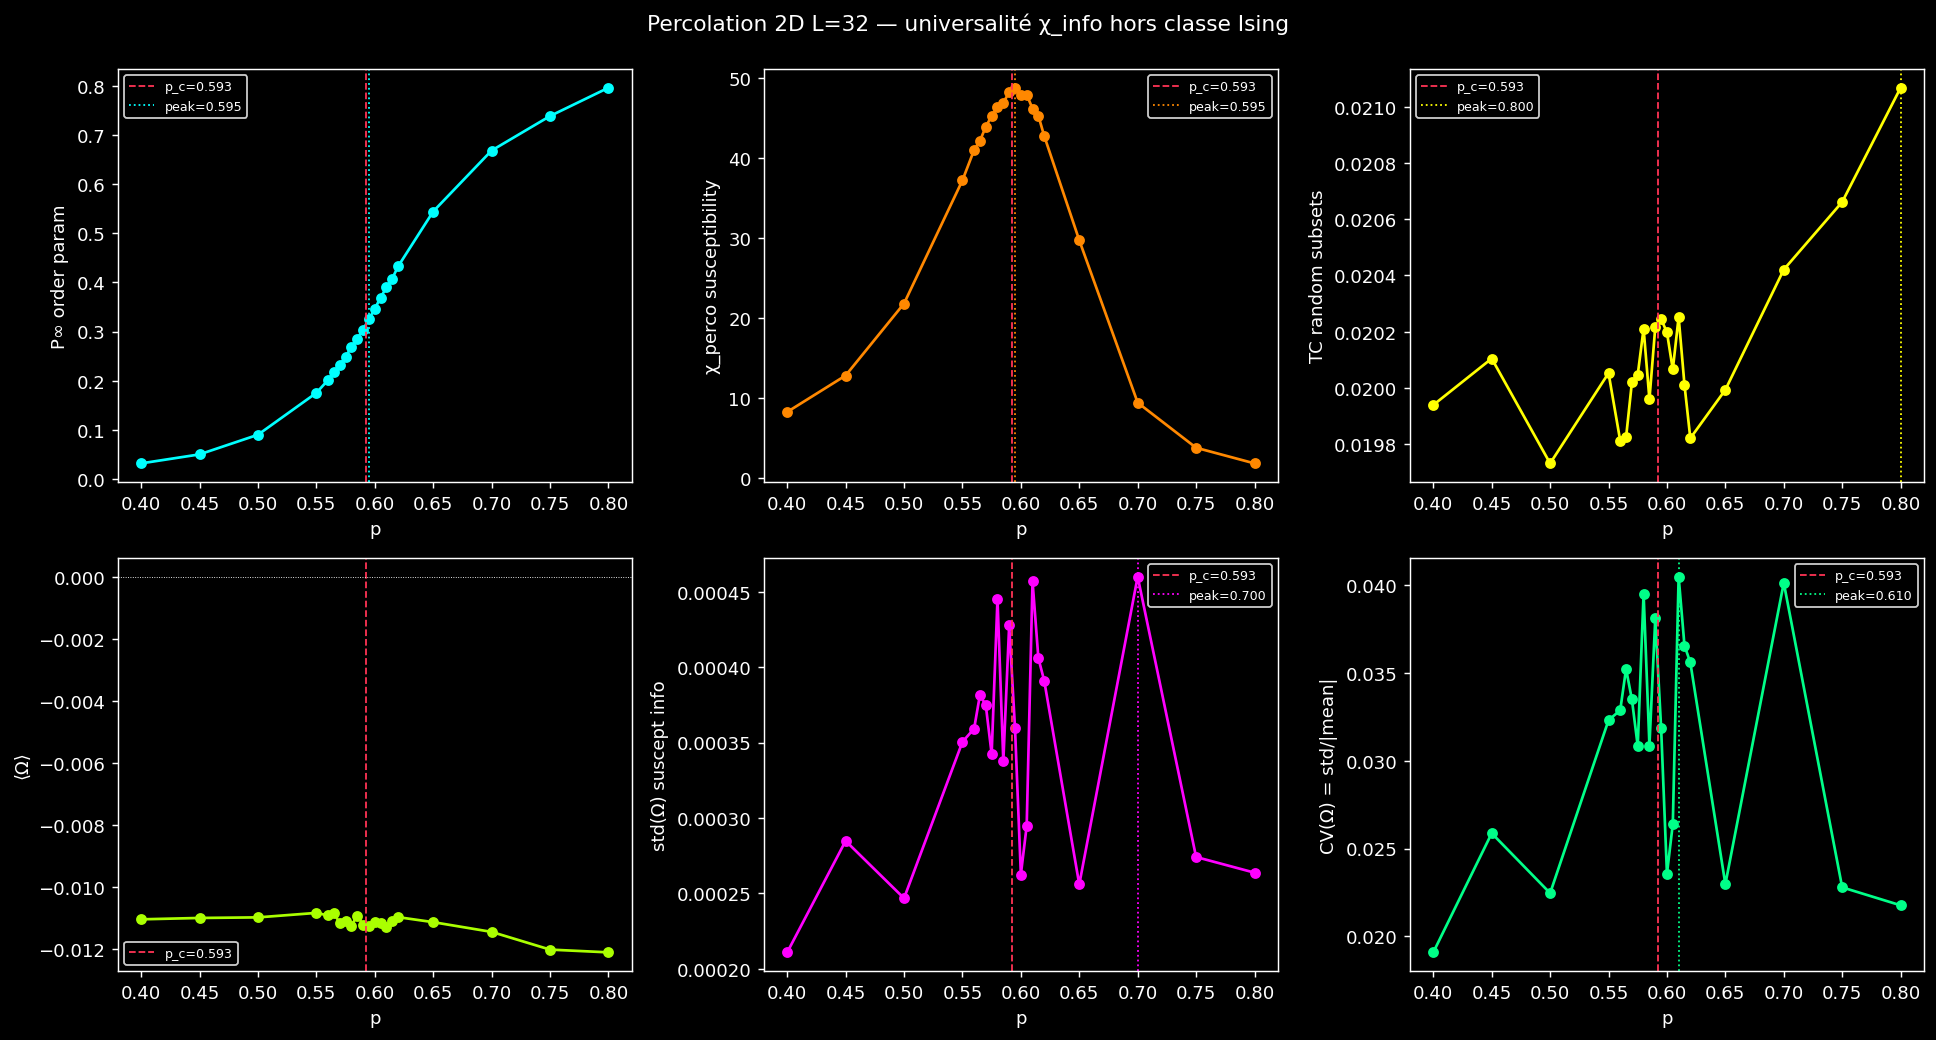

The script that saved this image:
"""Task #13 — Percolation 2D : test universalité χ_info hors classe Ising.

Site percolation L×L, sweep p ∈ [0.4, 0.8] autour p_c=0.5927.
Mesures par valeur de p :
  - P_∞ (taille plus grand cluster / N) = order parameter
  - χ_perco (moments tailles clusters finis) = susceptibilité géométrique
  - Ω et TC sur subsets aléatoires
  - mean(Ω), std(Ω), CV(Ω) sur n_real réalisations indépendantes

Question : CV(Ω) pique-t-il à p_c=0.5927 (classe random cluster), comme à
Tc Ising (classe conforme), K_c RBN (dynamique discrète) et K_c Kuramoto 2D
(synchronisation) ?

Si OUI → χ_info universel transversal aux classes universalité.
Si NON → spécifique aux classes thermodynamiques / dynamiques.
"""
import sys
import os
import json
import time
import numpy as np
import matplotlib.pyplot as plt

sys.path.insert(0, os.path.dirname(os.path.dirname(os.path.abspath(__file__))))

from systems.percolation import sample_ensemble, cluster_stats
from xi.interaction import o_information, total_correlation


def random_subset_omega(ensemble, subset_size=4, n_subsets=400, rng=None):
    """ensemble (n_samples, L, L). Tire subsets sur grille aplatie."""
    if rng is None:
        rng = np.random.default_rng(0)
    n_s, L, _ = ensemble.shape
    flat = ensemble.reshape(n_s, L * L)
    tcs, oms = [], []
    for _ in range(n_subsets):
        idx = rng.choice(L * L, size=subset_size, replace=False)
        sub = flat[:, idx].astype(np.int8)
        tcs.append(total_correlation(sub))
        oms.append(o_information(sub))
    return np.mean(tcs), np.mean(oms)


def run(
    L=32,
    p_values=None,
    n_real=12,
    n_samples_per_real=400,
    subset_size=4,
    n_subsets=400,
    seed0=11,
    outdir=None,
):
    if outdir is None:
        outdir = os.path.dirname(os.path.abspath(__file__))
    if p_values is None:
        p_values = np.concatenate([
            np.linspace(0.40, 0.55, 4),
            np.linspace(0.56, 0.62, 13),  # zoom autour p_c
            np.linspace(0.65, 0.80, 4),
        ])
    p_c = 0.5927  # site percolation 2D
    n_p = len(p_values)
    rng_master = np.random.default_rng(seed0)

    print(f"Percolation 2D L={L} | {n_p} p values | p_c={p_c:.4f}")
    print(f"n_real={n_real} | n_samples/real={n_samples_per_real}\n")

    P_inf = np.zeros(n_p)
    chi_perco = np.zeros(n_p)
    om_mean = np.zeros(n_p)
    om_std = np.zeros(n_p)
    tc_mean = np.zeros(n_p)

    t0 = time.time()
    for i, p in enumerate(p_values):
        Pinf_list, chip_list, om_list, tc_list = [], [], [], []
        for r in range(n_real):
            seed = int(rng_master.integers(0, 2**31))
            ens = sample_ensemble(L, p, n_samples_per_real, seed=seed)
            # P_inf et χ moyennés sur snapshots
            Pinfs, chis = [], []
            for snap in ens:
                _, _, Pinf, chi = cluster_stats(snap)
                Pinfs.append(Pinf)
                chis.append(chi)
            Pinf_list.append(np.mean(Pinfs))
            chip_list.append(np.mean(chis))
            tc, om = random_subset_omega(ens, subset_size=subset_size,
                                          n_subsets=n_subsets,
                                          rng=np.random.default_rng(seed + 7))
            om_list.append(om)
            tc_list.append(tc)
        P_inf[i] = np.mean(Pinf_list)
        chi_perco[i] = np.mean(chip_list)
        om_mean[i] = np.mean(om_list)
        om_std[i] = np.std(om_list)
        tc_mean[i] = np.mean(tc_list)
        print(f"  p={p:.4f}  P∞={P_inf[i]:.3f}  χ_perco={chi_perco[i]:.2f}  "
              f"⟨Ω⟩={om_mean[i]:+.4f}  std(Ω)={om_std[i]:.4f}  TC={tc_mean[i]:.4f}")
    print(f"sim {time.time()-t0:.1f}s")

    cv_omega = om_std / (np.abs(om_mean) + 1e-9)

    peak_chi = p_values[np.argmax(chi_perco)]
    peak_tc = p_values[np.argmax(tc_mean)]
    peak_ostd = p_values[np.argmax(om_std)]
    peak_cv = p_values[np.argmax(cv_omega)]

    print()
    print(f"p_c analytique  = {p_c:.4f}")
    print(f"peak χ_perco    = {peak_chi:.4f}  (Δ={peak_chi-p_c:+.4f})")
    print(f"peak TC         = {peak_tc:.4f}  (Δ={peak_tc-p_c:+.4f})")
    print(f"peak std(Ω)     = {peak_ostd:.4f}  (Δ={peak_ostd-p_c:+.4f})")
    print(f"peak CV(Ω)      = {peak_cv:.4f}  (Δ={peak_cv-p_c:+.4f})")

    best = min([
        ("χ_perco", abs(peak_chi - p_c)),
        ("TC", abs(peak_tc - p_c)),
        ("std(Ω)", abs(peak_ostd - p_c)),
        ("CV(Ω)", abs(peak_cv - p_c)),
    ], key=lambda x: x[1])
    print(f"\nMeilleur localisateur p_c : {best[0]} (Δ={best[1]:.4f})")
    universal = abs(peak_cv - p_c) < 0.03
    print(f"χ_info universel sur percolation : "
          f"{'✓ CV(Ω) localise p_c' if universal else '✗ CV(Ω) raté'}")

    # Plot
    fig, axes = plt.subplots(2, 3, figsize=(15, 8))
    panels = [
        ("P∞ order param", P_inf, "cyan", peak_chi, "χ_perco"),
        ("χ_perco susceptibility", chi_perco, "#ff8800", peak_chi, "χ_perco"),
        ("TC random subsets", tc_mean, "yellow", peak_tc, "TC"),
        ("⟨Ω⟩", om_mean, "#aaff00", None, None),
        ("std(Ω) suscept info", om_std, "magenta", peak_ostd, "std(Ω)"),
        ("CV(Ω) = std/|mean|", cv_omega, "#00ff88", peak_cv, "CV(Ω)"),
    ]
    for ax, (lab, vec, col, pk, pk_lab) in zip(axes.flat, panels):
        ax.plot(p_values, vec, "o-", color=col, lw=1.5, ms=5)
        ax.axvline(p_c, color="#ff3355", ls="--", lw=1, label=f"p_c={p_c:.3f}")
        if pk is not None:
            ax.axvline(pk, color=col, ls=":", lw=1, label=f"peak={pk:.3f}")
        if "⟨Ω⟩" in lab:
            ax.axhline(0, color="white", ls=":", lw=0.5)
        ax.set_xlabel("p", color="white")
        ax.set_ylabel(lab, color="white")
        ax.legend(facecolor="black", labelcolor="white", edgecolor="white", fontsize=7)
        ax.set_facecolor("black")
        ax.tick_params(colors="white")
        for sp in ax.spines.values():
            sp.set_color("white")

    fig.patch.set_facecolor("black")
    fig.suptitle(f"Percolation 2D L={L} — universalité χ_info hors classe Ising",
                 color="white", y=0.995)
    plt.tight_layout()
    png = os.path.join(outdir, "percolation_xi.png")
    plt.savefig(png, dpi=130, facecolor="black", bbox_inches="tight")
    print(f"\nsaved {png}")

    out = {
        "L": L, "p_c": p_c, "p_values": p_values.tolist(),
        "P_inf": P_inf.tolist(), "chi_perco": chi_perco.tolist(),
        "om_mean": om_mean.tolist(), "om_std": om_std.tolist(),
        "tc_mean": tc_mean.tolist(), "cv_omega": cv_omega.tolist(),
        "peak_chi": float(peak_chi), "peak_tc": float(peak_tc),
        "peak_ostd": float(peak_ostd), "peak_cv": float(peak_cv),
        "universal_cv": bool(universal), "best_locator": best,
    }
    with open(os.path.join(outdir, "percolation_xi.json"), "w") as f:
        json.dump(out, f, indent=2)
    print(f"saved {os.path.join(outdir, 'percolation_xi.json')}")
    return out


if __name__ == "__main__":
    run()
